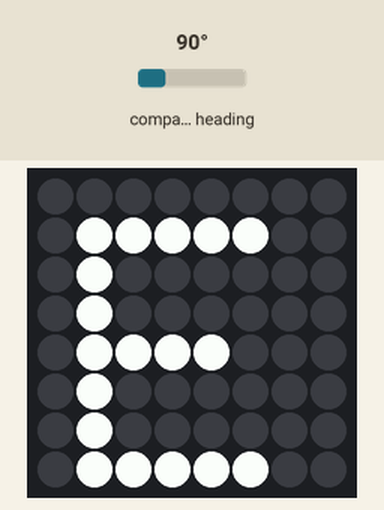
Bench run of a program on a simulated Raspberry Pi (BCM pin numbers) with a Sense HAT. Parts: the Sense HAT's 8×8 RGB LED matrix. The test bench sets the inputs (shaded band); at power-on: compass heading 90°. What the program prints to the terminal is not drawn.

Above: at 1.2 s.
1.3 s: compass heading set to 131°
2.8 s: compass heading set to 139°
At 3.3 s:
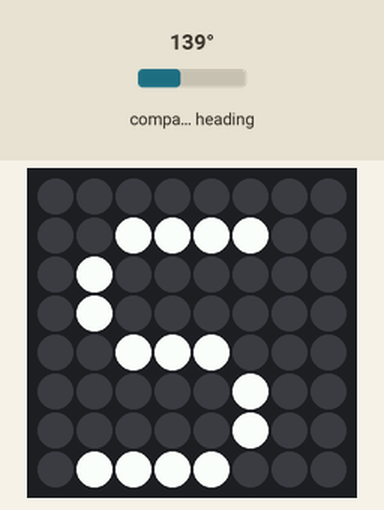
Timing chart, 0 to 3.8 s (numbered marks = the images above; inputs shaded):
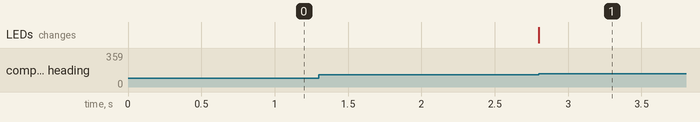

The program:

Compass.py
```python
# Program to make the Pi act as a compass and tell direction.
# The Pi itself will display the direction, while your computer's terminal
# will simultaneously display the number of degrees from NORTH

from sense_hat import SenseHat
sense = SenseHat()
sense.clear()
sense.set_rotation(90)

while True:

    degrees = sense.get_compass()
    print("Degrees: %s" % degrees)

    if degrees >= 135 and degrees < 225:
        print("SOUTH")
        sense.show_letter('S')
    elif degrees >=45 and degrees < 135:
        print("EAST")
        sense.show_letter('E')
    elif degrees >= 225 and degrees < 315:
        print("WEST")
        sense.show_letter('W')
    else:
        print("NORTH")
        sense.show_letter('N')
```

Measured:
- the behaviour switches between 134 and 135° on compass heading (found by bisection; images 0 and 1)
- after the input at 2.8 s, the LEDs: change at once (image 1)
